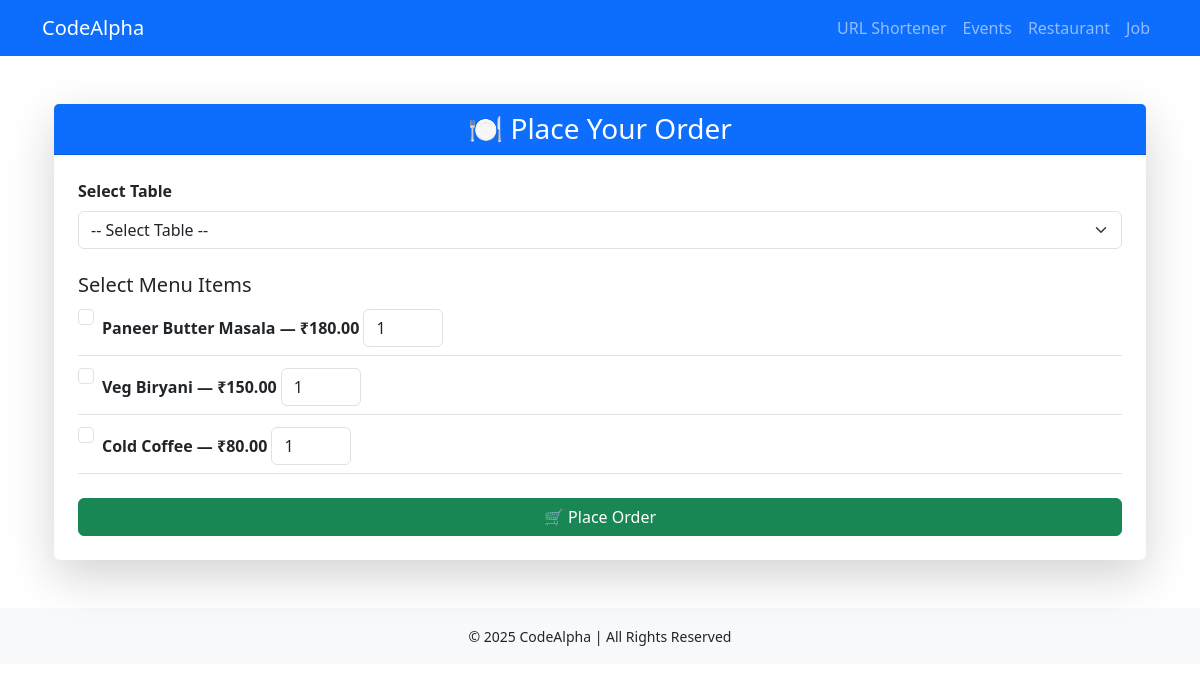
The app's page /restaurant/order/ with its own data.
### restaurantapp/models.py (models this page shows, shortened)
class MenuItem(models.Model):
    name = models.CharField(max_length=200)
    description = models.TextField(blank=True)
    price = models.DecimalField(max_digits=8, decimal_places=2)
    available = models.BooleanField(default=True)

### restaurantapp/views.py (the view, shortened to what this page needs)
# urls.py: path('order/', views.place_order, name='place_order'),
def place_order(request):
    tables = Table.objects.filter(is_available=True)
    menu = MenuItem.objects.filter(available=True)
    return render(request, 'restaurant/order.html', {'tables': tables, 'menu': menu})

### templates/restaurant/order.html (shortened to what this page needs)
{% extends 'base.html' %}
{% load static %}
{% block content %}
<div class="container mt-5">
  <div class="card shadow-lg border-0">
    <div class="card-header bg-primary text-white text-center">
      <h3 class="mb-0">🍽 Place Your Order</h3>
    </div>
    <div class="card-body p-4">
      <form method="POST" class="needs-validation" novalidate>
        <div class="mb-3">
          <label for="table" class="form-label fw-semibold">Select Table</label>
          <select name="table" id="table" class="form-select" required>
            <option value="">-- Select Table --</option>
          </select>
        </div>
        <h5 class="mt-4">Select Menu Items</h5>
        {% for item in menu %}
        <div class="form-check mb-2 border-bottom pb-2">
          <input class="form-check-input" type="checkbox" name="items" value="{{ item.id }}" id="item{{ item.id }}">
          <label class="form-check-label fw-semibold" for="item{{ item.id }}">
            {{ item.name }} — ₹{{ item.price }}
          </label>
          <input type="number" name="quantities" value="1" min="1" class="form-control mt-1" style="width: 80px; display: inline-block;">
        </div>
        {% empty %}
          <p>No menu items available.</p>
        {% endfor %}
        <button type="submit" class="btn btn-success mt-3 w-100">🛒 Place Order</button>
      </form>
    </div>
  </div>
</div>
{% endblock %}

### records on screen
MenuItem: name "Paneer Butter Masala", price "180.00"
MenuItem: name "Veg Biryani", price "150.00"
MenuItem: name "Cold Coffee", price "80.00"
